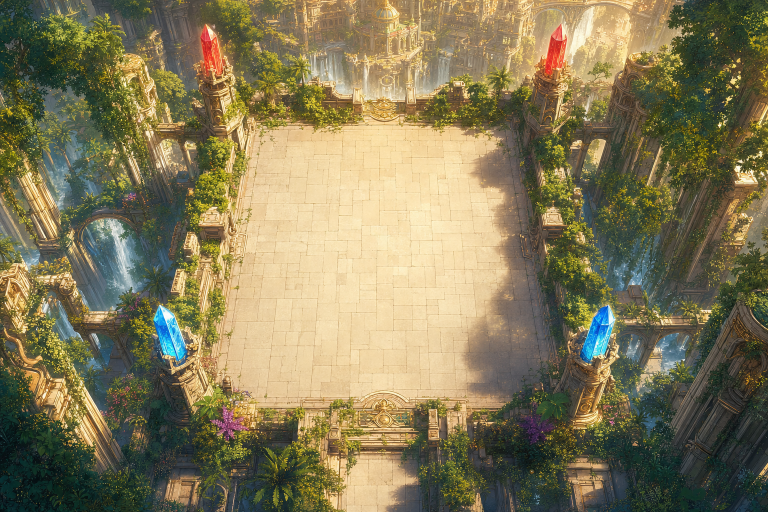
#> input picture tools/raw_battle_anime/arena_bg.png, 1536 x 1024 px (shown at 1/2 size)
$ python process_unit.py raw_battle_anime/arena_bg.png raw_battle_anime/arena_iso.png raw_battle_anime/arena_iso.png
#> lines starting #> are read from the running program, lines starting #| are printed output that depends on the picture; after the words box and inside, x2 and y2 are one past the last pixel; in counts of white or black regions, pixels touching at a corner belong together
### tools/generate_ui_pack.py
#!/usr/bin/env python3
"""Generate the pixel-art UI pack via the OpenAI image API (gpt-image-2).

Only interface chrome (buttons, panels, tabs, bars, icons, indicators,
banners) — card/hero/monster art is out of scope. Prompts follow
tools/pixel_asset_brief.md. gpt-image-2 is used because it natively outputs
transparent backgrounds, which every asset here needs.

Post-processing (PIL): the model draws FAKE pixel art (~10-16px blocks in a
1024px canvas). We detect that grid and collapse it so 1 block = 1 real pixel
(base ~64x64 for icons), then hard alpha, autocrop, palette quantization.
Raw 1024px originals are kept in tools/raw_ui/ so post-processing can be
iterated without new API calls (--post).

Reads OPENAI_API_KEY from .env at the project root. Idempotent: existing
files are skipped unless --force.

Usage: python tools/generate_ui_pack.py [--force] [--only substring] [--post]
"""

import base64
import json
import sys
import time
import urllib.error
import urllib.request
from concurrent.futures import ThreadPoolExecutor
from io import BytesIO
from pathlib import Path

from PIL import Image, ImageChops

ROOT = Path(__file__).resolve().parent.parent
OUT = ROOT / "assets" / "sprites" / "ui" / "pixel"
RAW = ROOT / "tools" / "raw_ui"
URL = "https://api.openai.com/v1/images/generations"
MAX_RETRIES = 4

STYLE = ("palette limitée, aucun anti-aliasing, contours nets, style pixel art "
         "anime lumineux et net (jeu de rôle japonais 16-bit), aucun texte. "
         "Palette sombre élégante rehaussée d'or. Pixel art authentique haute "
         "densité de sprite {w}x{h} comme un jeu SNES : exactement {w}x{h} "
         "pixels logiques, pixels FINS et nombreux (pas de gros blocs), "
         "beaucoup de détail, l'objet remplit presque toute la grille, posé "
         "sur un fond uni magenta pur (#FF00FF) sans dégradé ni ombre portée.")

# Clean flat-symbol style for tiny HUD keyword icons: bold, high-contrast,
# legible at ~20px, NO stone/medallion frame (unlike the chrome STYLE above).
ICON_STYLE = ("symbole unique gros et épuré remplissant tout le cadre, aplat "
              "de couleurs vives et très contrastées, gros contour noir épais, "
              "style icône de jeu simple et ultra-lisible, AUCUN cadre, AUCUNE "
              "médaille, AUCUN décor ni fond ornemental. Pixel art net {w}x{h}, "
              "aucun anti-aliasing, aucun texte, posé sur un fond uni magenta "
              "pur (#FF00FF).")

# Smooth style for large 9-slice frames that get stretched: NOT pixel art, so
# they stay crisp when scaled up (a low-res pixel panel looks blocky enlarged).
SMOOTH_STYLE = ("illustration d'interface nette et lisse, NON pixellisée, rendu "
                "propre haute résolution avec anti-aliasing doux, style RPG "
                "anime soigné, aucun texte, posée bien centrée sur un fond uni "
                "magenta pur (#FF00FF) sans dégradé.")

# name: (subject prompt, target W, target H, canvas, fit)
#   canvas: gpt-image-1 generation size ; fit: "exact" (9-slice shapes) or
#   "box" (icons keep their aspect, fitted inside W x H)
WIDE, TALL, SQ = "1536x1024", "1024x1536", "1024x1024"
ASSETS = {
    # panneaux (9-slice)
    "panel_stone": ("un panneau d'interface rectangulaire en pierre anthracite presque noire, bordure dorée ornée avec coins travaillés, centre uni très sombre tuilable", 128, 128, SQ, "exact"),
    "panel_tooltip": ("un petit panneau d'info-bulle rectangulaire en pierre noire, très fine bordure dorée, centre uni presque noir", 128, 128, SQ, "exact"),
    "panel_popup": ("un panneau d'interface rectangulaire élégant et raffiné de RPG anime : fine bordure dorée ornée de filigranes délicats avec de belles volutes travaillées aux quatre coins, centre parfaitement lisse d'un noir profond très légèrement texturé, aspect soigné et haut de gamme, contraste net entre l'or et le noir", 512, 448, WIDE, "smooth"),
    # boutons (9-slice)
    "btn_primary": ("un bouton d'interface rectangulaire large en pierre anthracite presque noire, liseré doré fin avec petits ornements aux coins, centre uni sombre", 144, 56, WIDE, "exact"),
    "btn_secondary": ("un bouton d'interface rectangulaire large rouge bordeaux profond, liseré doré fin, centre uni rouge sombre", 144, 56, WIDE, "exact"),
    "btn_disabled": ("un bouton d'interface rectangulaire large gris anthracite terne et éteint (état désactivé), centre uni", 144, 56, WIDE, "exact"),
    # onglets d'en-tête
    "tab_player": ("une plaque d'en-tête horizontale en pierre presque noire avec liseré doré et une discrète lueur bleue (bandeau de titre du joueur)", 192, 64, WIDE, "exact"),
    "tab_opponent": ("une plaque d'en-tête horizontale en pierre presque noire avec liseré doré et une discrète lueur rouge (bandeau de titre de l'adversaire)", 192, 64, WIDE, "exact"),
    "tab_infos": ("une plaque d'en-tête horizontale en pierre presque noire avec liseré doré (bandeau de titre d'informations)", 192, 64, WIDE, "exact"),
    # bannières
    "banner_ribbon": ("un large ruban de bannière horizontal doré aux extrémités en pointe fendues, déployé, centre uni pour du texte", 256, 80, WIDE, "exact"),
    "banner_blue": ("une grande bannière de tissu bleue suspendue à une tringle de fer, pendante, bout en pointe", 96, 192, TALL, "exact"),
    "banner_red": ("une grande bannière de tissu rouge suspendue à une tringle de fer, pendante, bout en pointe", 96, 192, TALL, "exact"),
    "banner_blue_s": ("une petite bannière de tissu bleue suspendue, pendante, bout en pointe", 64, 128, TALL, "exact"),
    "banner_red_s": ("une petite bannière de tissu rouge suspendue, pendante, bout en pointe", 64, 128, TALL, "exact"),
    # jauges
    "bar_hp": ("une jauge horizontale rouge (barre de points de vie) pleine avec un cadre de métal sombre", 144, 28, WIDE, "exact"),
    "bar_crystal": ("une jauge horizontale bleu cristal (barre de mana) pleine avec un cadre de métal sombre", 144, 28, WIDE, "exact"),
    "bar_gold": ("une jauge horizontale dorée (barre d'or) pleine avec un cadre de métal sombre", 144, 28, WIDE, "exact"),
    "bar_action": ("une jauge horizontale verte (barre d'actions) pleine avec un cadre de métal sombre", 144, 28, WIDE, "exact"),
    # icônes de ressource / faction
    "res_heart": ("une icône de cœur rouge (points de vie), objet unique centré", 64, 64, SQ, "box"),
    "res_crystal": ("une icône de gemme de cristal bleu taillé (ressource pierre), objet unique centré", 64, 64, SQ, "box"),
    "res_gold": ("une icône de pièce d'or lisse et unie, sans aucun chiffre ni lettre ni symbole gravé, juste un simple bord en relief, objet unique centré", 64, 64, SQ, "box"),
    "res_light": ("une icône de petit soleil doré rayonnant (faction Lumière), objet unique centré", 64, 64, SQ, "box"),
    "res_nature": ("une icône de feuille verte (faction Sylve), objet unique centré", 64, 64, SQ, "box"),
    "res_shadow": ("une icône de crâne violet auréolé d'ombre (faction Ombre), objet unique centré", 64, 64, SQ, "box"),
    "res_flame": ("une icône de flamme orange vive (faction Flamme), objet unique centré", 64, 64, SQ, "box"),
    # icônes de stat
    "icon_stat_attack": ("une icône d'épée dressée (statistique d'attaque), objet unique centré", 64, 64, SQ, "box"),
    "icon_stat_shield": ("une icône de bouclier (statistique de défense), objet unique centré", 64, 64, SQ, "box"),
    "icon_stat_action": ("une icône de sablier (statistique d'action), objet unique centré", 64, 64, SQ, "box"),
    # icônes de mots-clés (badges sur les unités du plateau)
    "kw_flying": ("une paire d'ailes blanches stylisées (Vol), blanc et gris clair", 64, 64, SQ, "box"),
    "kw_ranged": ("un arc doré tendu avec une flèche (attaque à Distance)", 64, 64, SQ, "box"),
    "kw_magic": ("une étoile magique à quatre branches bleu-violet lumineuse (attaque Magique)", 64, 64, SQ, "box"),
    "kw_riposte": ("deux épées croisées rouges (Riposte, renvoi de dégâts)", 64, 64, SQ, "box"),
    "kw_armor": ("un plastron d'armure gris acier vu de face (Armure)", 64, 64, SQ, "box"),
    "kw_regen": ("une grosse croix médicale verte vif (Régénération)", 64, 64, SQ, "box"),
    "kw_haste": ("un éclair jaune vif (Célérité, rapidité)", 64, 64, SQ, "box"),
    # icônes de menu
    "icon_menu_bag": ("une icône de bourse de cuir (boutique), objet unique centré", 64, 64, SQ, "box"),
    "icon_menu_book": ("une icône de livre fermé à reliure de cuir (guide), objet unique centré", 64, 64, SQ, "box"),
    "icon_menu_gear": ("une icône d'engrenage métallique (réglages), objet unique centré", 64, 64, SQ, "box"),
    "icon_menu_exit": ("une icône de porte en bois cloutée (quitter), objet unique centré", 64, 64, SQ, "box"),
    "icon_menu_scroll": ("une icône de parchemin déroulé avec quelques lignes d'écriture (journal des actions), objet unique centré", 64, 64, SQ, "box"),
    # icônes diverses
    "icon_check": ("une icône de coche de validation verte, symbole unique centré", 64, 64, SQ, "box"),
    "icon_cross": ("une icône de croix d'annulation rouge, symbole unique centré", 64, 64, SQ, "box"),
    # indicateurs de case
    "ind_select_gold": ("un cadre carré doré lumineux vide (surbrillance de case jouable), contour seul, centre vide", 96, 96, SQ, "exact"),
    "ind_select_blue": ("un cadre carré bleu lumineux vide (surbrillance de déplacement), contour seul, centre vide", 96, 96, SQ, "exact"),
    "ind_attack": ("une icône d'épées croisées rouges dans un halo (cible d'attaque), centrée", 96, 96, SQ, "box"),
    "ind_heal": ("une croix de soin verte lumineuse avec des étincelles, centrée", 96, 96, SQ, "box"),
    "ind_light": ("un halo doré rayonnant (effet de Lumière), centré", 96, 96, SQ, "box"),
    "ind_shadow": ("une aura violette d'ombre tourbillonnante (effet d'Ombre), centrée", 96, 96, SQ, "box"),
    # marqueurs de rangée
    "row_marker_0": ("une petite plaque de pierre ronde gravée du chiffre 0 lisible", 56, 56, SQ, "box"),
    "row_marker_1": ("une petite plaque de pierre ronde gravée du chiffre 1 lisible", 56, 56, SQ, "box"),
    "row_marker_2": ("une petite plaque de pierre ronde gravée du chiffre 2 lisible", 56, 56, SQ, "box"),
    "row_marker_3": ("une petite plaque de pierre ronde gravée du chiffre 3 lisible", 56, 56, SQ, "box"),
}


# [138 lines left out: functions read_api_key, generate, _axis_scores, _best_offset, _candidates, collapse_pixels and 1 more, not called in this run]


def chroma_key(img: Image.Image) -> Image.Image:
    """Pure-magenta background -> transparent (gpt-image-2 has no alpha)."""
    r, g, b, a = img.split()
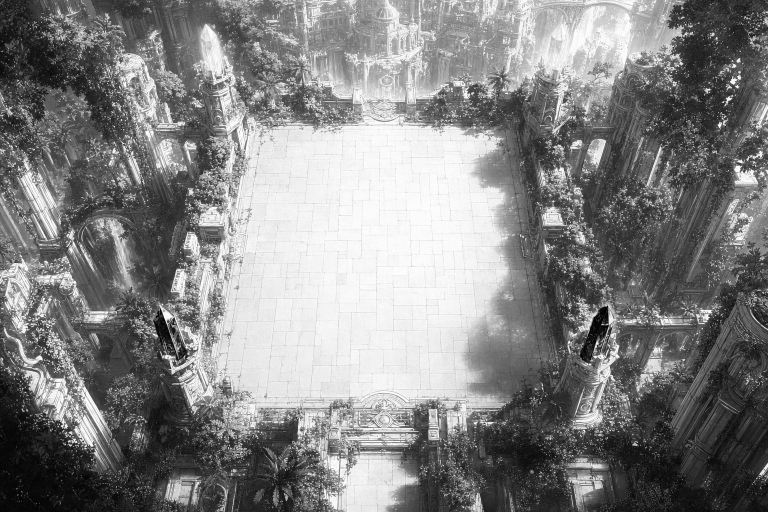
#> r: PIL image 1536x1024 L (shown at 1/2 size); min 0, max 255, mean 130.7
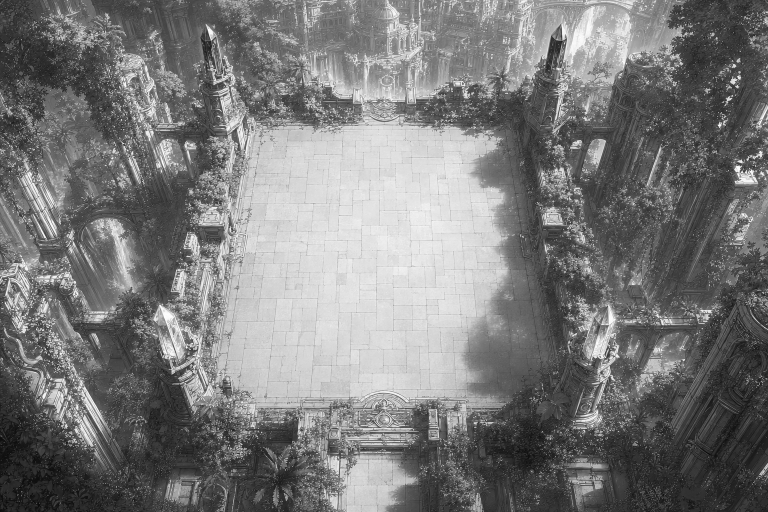
#> g: PIL image 1536x1024 L (shown at 1/2 size); min 3, max 255, mean 121.4
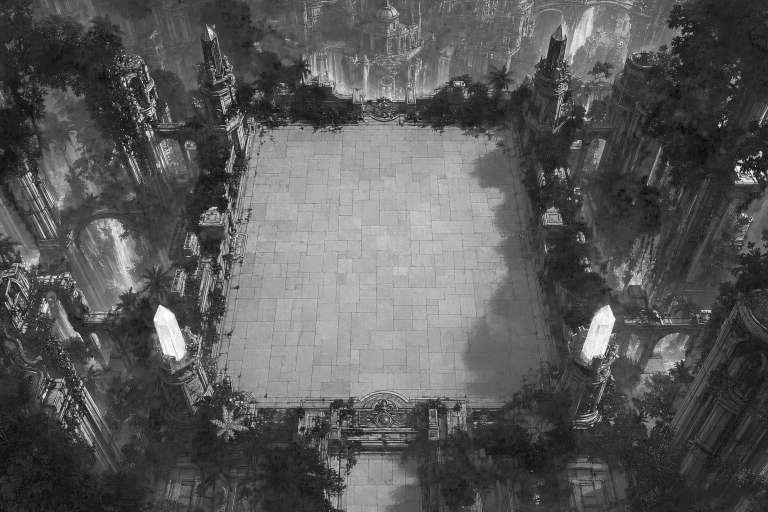
#> b: PIL image 1536x1024 L (shown at 1/2 size); min 0, max 255, mean 88
#> a: PIL image 1536x1024 L; every value is 255
    rm = r.point(lambda v: 255 if v > 180 else 0)
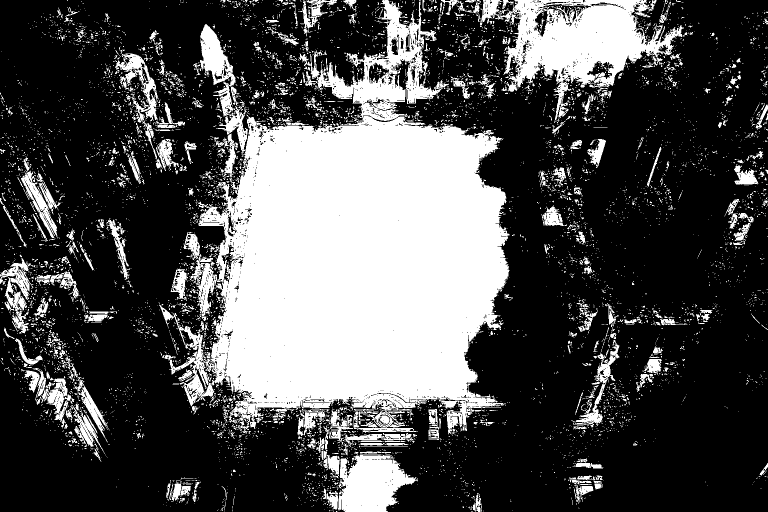
#> rm: PIL image 1536x1024 L (shown at 1/2 size); 31% white; 7115 white regions (6558 under 20 px), largest, box (x1, y1, x2, y2) and area: (318, 0, 1019, 869) 327745, (956, 0, 1368, 246) 39560, (675, 909, 836, 1024) 12494
    gm = g.point(lambda v: 255 if v < 110 else 0)
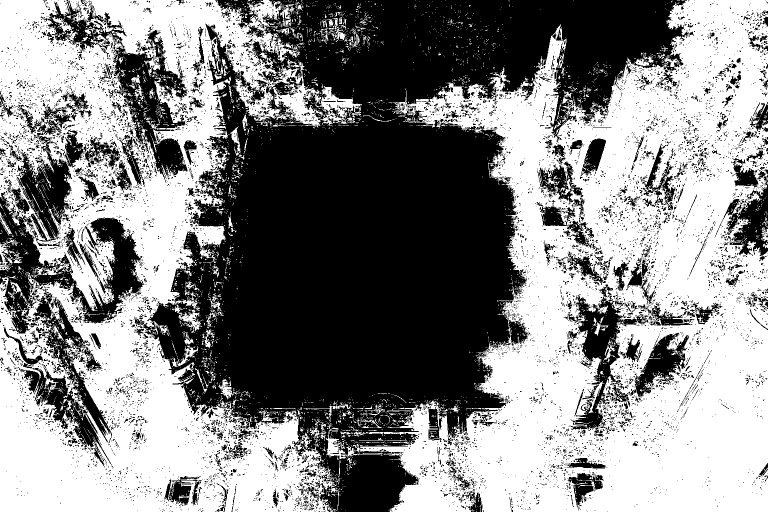
#> gm: PIL image 1536x1024 L (shown at 1/2 size); 52.8% white; 9680 black regions (9102 under 20 px), largest, box (x1, y1, x2, y2) and area: (286, 0, 1377, 1024) 536787, (0, 384, 289, 668) 25323, (95, 0, 375, 365) 22899
    bm = b.point(lambda v: 255 if v > 180 else 0)
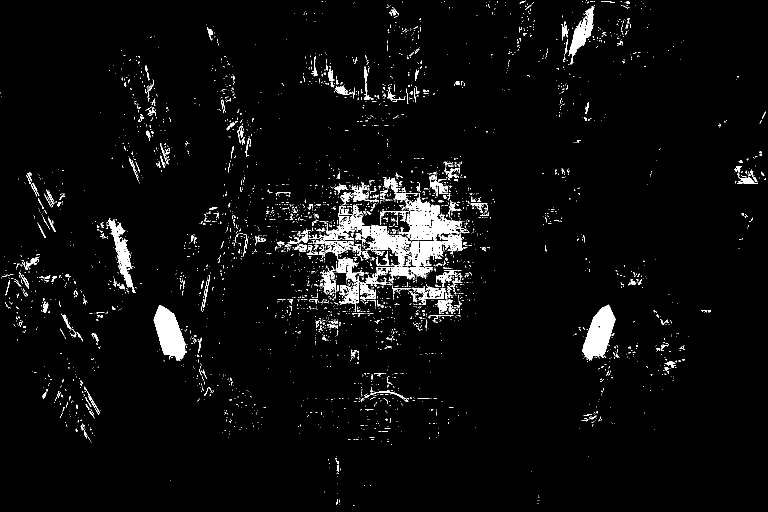
#> bm: PIL image 1536x1024 L (shown at 1/2 size); 3.8% white; 3804 white regions (3495 under 20 px), largest, box (x1, y1, x2, y2) and area: (307, 610, 373, 722) 4275, (1164, 609, 1231, 721) 4213, (724, 468, 849, 567) 3269
    key = ImageChops.multiply(ImageChops.multiply(rm, bm), gm)
#> key: PIL image 1536x1024 L; every value is 0
    img.putalpha(ImageChops.subtract(a, key))
    return img


def _strip_fringe(img: Image.Image) -> Image.Image:
    """Drop pinkish leftover pixels touching transparency (magenta blends the
    key threshold missed). Tight test: gold/red/violet content is untouched."""
    px = img.load()
    w, h = img.size
    for y in range(h):
        for x in range(w):
            r, g, b, a = px[x, y]
            if a and r > 170 and b > 140 and r - g > 60 and b - g > 30:
                # Out-of-bounds counts as transparent: after autocrop the
                # silhouette sits on the image border.
                near_t = any(not (0 <= x + dx < w and 0 <= y + dy < h)
                             or px[x + dx, y + dy][3] == 0
                             for dx in (-1, 0, 1) for dy in (-1, 0, 1))
                if near_t:
                    px[x, y] = (r, g, b, 0)
    return img


# [94 lines left out: functions smooth_postprocess, postprocess, run, main, not called in this run]


# [2 lines that do not run on import are left out]

### tools/process_unit.py
"""Traite un brut ChatGPT (personnage sur fond magenta) en sprite d'unité :
chroma-key magenta -> transparent, effeuille le liséré, recadre sur le sujet,
redimensionne à h=320 (comme generate_content_art.run_unit).
  python tools/process_unit.py <raw.png> <id>
Écrit assets/sprites/units/<id>.png. Affiche un aperçu sur damier pour contrôle.
"""
import sys
from pathlib import Path
from PIL import Image

sys.path.insert(0, str(Path(__file__).resolve().parent))
from generate_ui_pack import chroma_key, _strip_fringe  # noqa: E402

ROOT = Path(__file__).resolve().parent.parent
UNITS = ROOT / "assets" / "sprites" / "units"


def process(raw_path: str, cid: str, preview: bool = False) -> tuple:
    img = _strip_fringe(chroma_key(Image.open(raw_path).convert("RGBA")))
    bbox = img.getbbox()
#> bbox = (0, 0, 1536, 1024)
    if bbox:
        img = img.crop(bbox)
    scale = 320.0 / img.height
    img = img.resize((max(1, round(img.width * scale)), 320), Image.LANCZOS)
#> img: PIL image 480x320 RGBA
    UNITS.mkdir(parents=True, exist_ok=True)
    img.save(UNITS / f"{cid}.png")
    # taux de transparence (contrôle qualité du keying)
    alpha = img.getchannel("A")
#> alpha: PIL image 480x320 L; every value is 255
    hist = alpha.histogram()
#> hist = 256 values from 0 to 153600
    transp = sum(hist[:16])
#> transp = 0
    total = img.width * img.height
    if preview:
        chk = Image.new("RGB", img.size, (40, 40, 40))
#> chk: PIL image 480x320 RGB; every value is 40
        for y in range(0, img.height, 16):
            for x in range(0, img.width, 16):
                if ((x // 16) + (y // 16)) % 2:
                    for yy in range(y, min(y + 16, img.height)):
                        for xx in range(x, min(x + 16, img.width)):
                            chk.putpixel((xx, yy), (70, 70, 70))
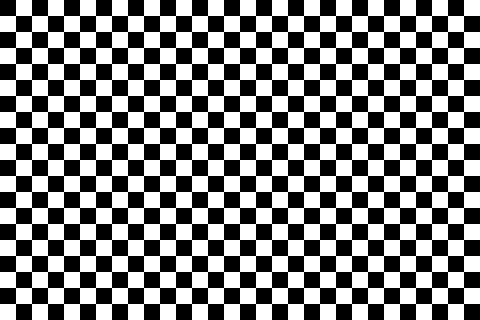
#> chk: PIL image 480x320 RGB; values 40 (black) and 70 (white), 50% white; 1 white region, box (x1, y1, x2, y2) and area: (0, 0, 480, 320) 76800
        chk.paste(img, (0, 0), img)
        chk.save(Path(preview))
    return img.size, round(100 * transp / total, 1)


if __name__ == "__main__":
    size, transp = process(sys.argv[1], sys.argv[2],
                           sys.argv[3] if len(sys.argv) > 3 else False)
#> size = (480, 320); transp = 0
    print(f"units/{sys.argv[2]}.png {size} — fond transparent {transp}%")
#| units/raw_battle_anime/arena_iso.png.png (480, 320) — fond transparent 0.0%

$ run again, on tools/raw_battle_anime/arena_night.png
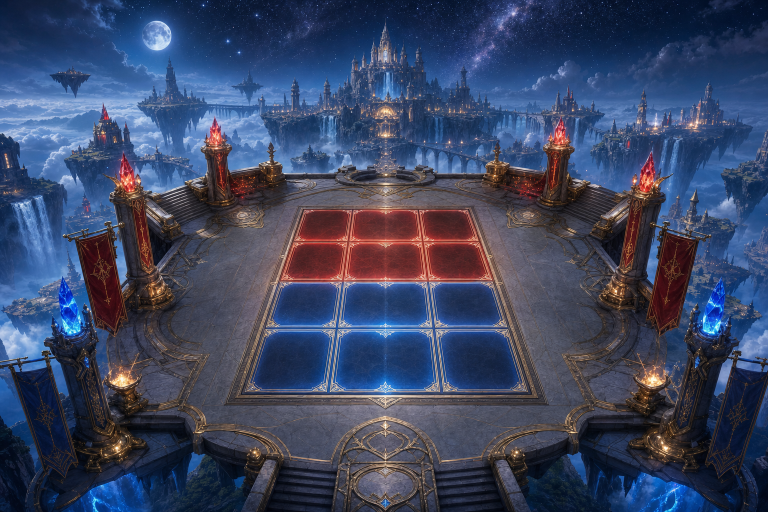
#> input picture tools/raw_battle_anime/arena_night.png, 1536 x 1024 px (shown at 1/2 size)
#> a: PIL image 1536x1024 L; every value is 255
#> in chroma_key, `rm = r.point(lambda v: 255 if v > 180 else 0)`:
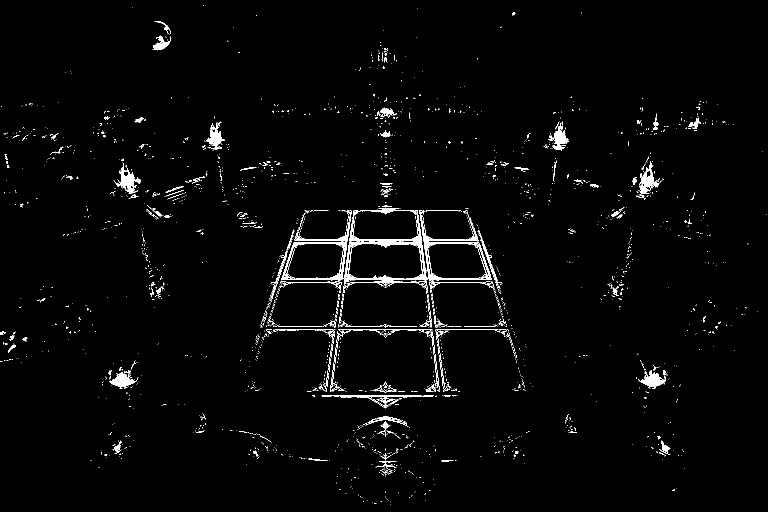
#> rm: PIL image 1536x1024 L (shown at 1/2 size); 2% white; 2319 white regions (2164 under 20 px), largest, box (x1, y1, x2, y2) and area: (688, 419, 856, 586) 4038, (562, 485, 694, 561) 1438, (848, 485, 984, 562) 1415
#> gm: PIL image 1536x1024 L; 86% white; 6083 black regions (5630 under 20 px), largest, box (x1, y1, x2, y2) and area: (0, 101, 754, 397) 63623, (0, 390, 143, 725) 17766, (592, 484, 933, 817) 11451
#> bm: PIL image 1536x1024 L; 7.5% white; 1964 white regions (1787 under 20 px), largest, box (x1, y1, x2, y2) and area: (0, 162, 345, 354) 29365, (366, 206, 615, 348) 13336, (0, 391, 138, 619) 7738
#> key: PIL image 1536x1024 L; every value is 0
#> bbox = (0, 0, 1536, 1024)
#> in process, `img = img.resize((max(1, round(img.width * scale)), 320), Image.LANCZOS)`:
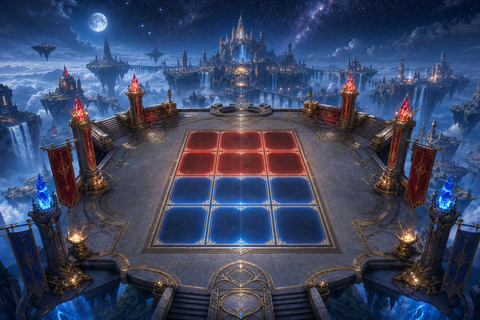
#> img: PIL image 480x320 RGBA; mean R, G, B, A 59.4, 69.7, 98.4, 255
#> alpha: PIL image 480x320 L; every value is 255
#> hist = 256 values from 0 to 153600
#> in process, `transp = sum(hist[:16])`: transp = 0
#> `size, transp = process(sys.argv[1], sys.argv[2], sys.argv[3] if len(sy..`: size = (480, 320); transp = 0
#| units/raw_battle_anime/arena_night.png.png (480, 320) — fond transparent 0.0%
